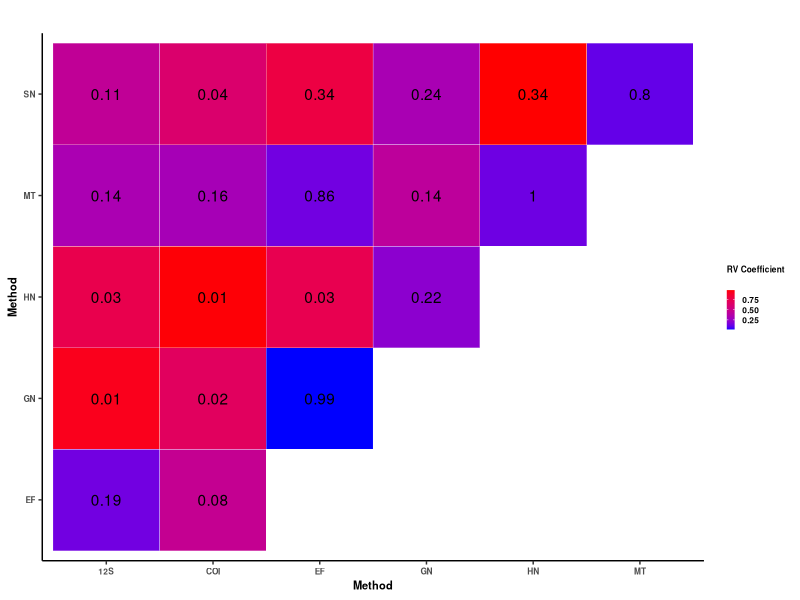

Generate this figure with R: (Note: this script raises an error after producing the figure.)
# Arrange_And_Conduct_RV_Coefficient() function
library(tidyverse)
library(ade4)
library(tidyverse)
library(ade4)

Arrange_And_Conduct_RV_Coefficient <- function(eDNA, Trad, methods_vector, Subgrouping_Column, Species_Column, Sample_Column, Value_Column) {
  results <- list()
  
  for (method in methods_vector) {
    eDNA$type <- "eDNA"
    Trad$type <- "Trad"
    
    eDNA_filtered <- eDNA %>% filter(!!sym(Subgrouping_Column) == method)
    Trad_filtered <- Trad %>% filter(!!sym(Subgrouping_Column) == method)
    
    eDNA_combined <- rbind(eDNA_filtered, Trad_filtered)
    eDNA_combined[[Value_Column]] <- ifelse(eDNA_combined$type == "Trad", 0, eDNA_combined[[Value_Column]])
    
    Trad_combined <- rbind(eDNA_filtered, Trad_filtered)
    Trad_combined[[Value_Column]] <- ifelse(Trad_combined$type == "eDNA", 0, Trad_combined[[Value_Column]])
    
    species <- unique(eDNA_combined[[Species_Column]])
    samples <- unique(eDNA_combined[[Sample_Column]])
    
    eDNA_sum_matrix <- matrix(0, nrow = length(species), ncol = length(samples), dimnames = list(species, samples))
    
    for (i in 1:nrow(eDNA_combined)) {
      species_idx <- which(species == eDNA_combined[[Species_Column]][i])
      sample_idx <- which(samples == eDNA_combined[[Sample_Column]][i])
      eDNA_sum_matrix[species_idx, sample_idx] <- eDNA_sum_matrix[species_idx, sample_idx] + eDNA_combined[[Value_Column]][i]
    }
    
    eDNA_combined <- as.data.frame(eDNA_sum_matrix)
    
    species <- unique(Trad_combined[[Species_Column]])
    samples <- unique(Trad_combined[[Sample_Column]])
    
    Trad_sum_matrix <- matrix(0, nrow = length(species), ncol = length(samples), dimnames = list(species, samples))
    
    for (i in 1:nrow(Trad_combined)) {
      species_idx <- which(species == Trad_combined[[Species_Column]][i])
      sample_idx <- which(samples == Trad_combined[[Sample_Column]][i])
      Trad_sum_matrix[species_idx, sample_idx] <- Trad_sum_matrix[species_idx, sample_idx] + Trad_combined[[Value_Column]][i]
    }
    
    Trad_combined <- as.data.frame(Trad_sum_matrix)
    
    SN_MT_Results <- RV.rtest(Trad_combined, eDNA_combined, nrepet = 1000)
    results[[method]] <- data.frame(Observation = SN_MT_Results$obs, P_Value = SN_MT_Results$pvalue)
  }
  
  # Combine the data frames into one table
  combined_df <- do.call(rbind, Map(cbind, Method = names(results), results))
  return(combined_df)
}


# Example data frame names and methods
library(readxl)
eDNA <- read_excel("Data/eDNA.xlsx")
Trad <- read_excel("Data/Trad.xlsx")
methods <- c("12S-EF", "12S-GN", "12S-HN", "12S-MT", "12S-SN", "COI-EF", "COI-GN", "COI-HN", "COI-MT", "COI-SN", "EF-GN", "EF-HN", "EF-MT", "EF-SN", "HN-GN", "HN-MT", "HN-SN", "SN-GN", "SN-MT", "MT-GN")

result <- Arrange_And_Conduct_RV_Coefficient(eDNA, Trad, methods, "Method", "Species", "Sample", "Value")



# Lets compare the results to the values we got from manually doing it
result$Observation<-as.numeric(result$Observation)
RV_Table<-read_excel("Data/RV Table.xlsx")
RV_Table$result<-result$Observation
RV_Table$Observation  <- as.numeric(RV_Table$Observation)
RV_Table$Observation <- round(RV_Table$Observation, 6)
RV_Table$result <- as.numeric(RV_Table$result)
RV_Table$result <- round(RV_Table$result, 6)
symdiff(RV_Table$result, RV_Table$Observation) # No Difference


# Now lets make plot
result$Relationship<-result$Method
combined_df_plot<-result
# Convert Observation and P_Value to numeric
combined_df_plot$Observation <- as.numeric(combined_df_plot$Observation)
combined_df_plot$P_Value <- as.numeric(combined_df_plot$P_Value)
# Split the Relationship column into two separate columns
combined_df_plot <- separate(combined_df_plot, Relationship, into = c("Relationship_1", "Relationship_2"), sep = "-")
combined_df_plot_reversed <- combined_df_plot
# Reverse the Relationship columns for combined_df_plot_reversed
combined_df_plot_reversed$Relationship_1 <- combined_df_plot$Relationship_2
combined_df_plot_reversed$Relationship_2 <- combined_df_plot$Relationship_1
# Append combined_df_plot_reversed to combined_df_plot
combined_df_plot <- rbind(combined_df_plot, combined_df_plot_reversed)
# Convert Relationship_1 and Relationship_2 to characters
combined_df_plot$Relationship_1 <- as.character(combined_df_plot$Relationship_1)
combined_df_plot$Relationship_2 <- as.character(combined_df_plot$Relationship_2)
# Sort the levels of Relationship_1 and Relationship_2 alphabetically
combined_df_plot$Relationship_1 <- factor(combined_df_plot$Relationship_1, levels = sort(unique(combined_df_plot$Relationship_1)))
combined_df_plot$Relationship_2 <- factor(combined_df_plot$Relationship_2, levels = sort(unique(combined_df_plot$Relationship_2)))
# Filter out the lower triangle
combined_df_plot <- combined_df_plot[as.character(combined_df_plot$Relationship_1) <= as.character(combined_df_plot$Relationship_2), ]
# Create the heatmap
heatmap <- ggplot(combined_df_plot, aes(x = Relationship_1, y = Relationship_2, fill = Observation)) +
geom_tile(color = "white") +
scale_fill_gradient(low = "blue", high = "red") +
geom_text(aes(label = round(P_Value, 2)), color = "black") + # Add text for P-value
theme_minimal() +
theme(axis.text.x = element_text(angle = 90, vjust = 0.5, hjust = 1)) +
labs(title = "",
x = "Method",
y = "Method",
fill = "RV Coefficient
")+ theme_classic()+
theme(legend.text =element_text(size = 6,face = "bold"))+
theme(legend.key.size = unit(.2, 'cm')) +
theme(legend.title = element_text(size = 6,face = "bold"))+
guides(linetype = guide_legend(title = ""))+
theme(axis.text.x = element_text(size=6,face="bold"))+
theme(axis.title = element_text(size = 8,face="bold"))+
theme(axis.text.y = element_text(size=6,face="bold"))

heatmap



write_xlsx(result, "RVTableForPaper.xlsx")
